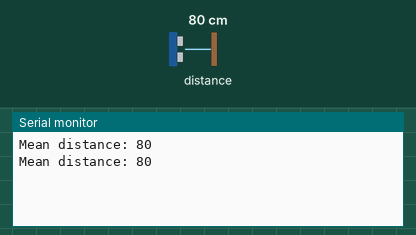
A sketch run on a simulated Arduino Uno, built with avr-gcc and run on an emulated ATmega328P. On the bench: the last lines printed to the serial monitor. Inputs (shaded band) come from the test bench; at power-on: distance to the obstacle 80 cm.

Above: at 4.8 s.
4.9 s: distance to the obstacle set to 2 cm
At 6.7 s:
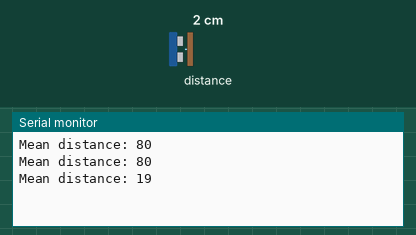
7.9 s: distance to the obstacle set to 35 cm
At 8.9 s:
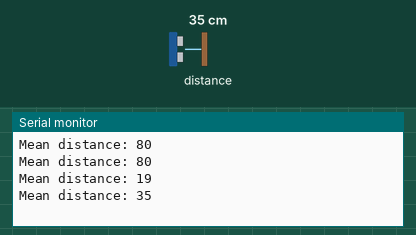
Timing chart, 0 to 10.9 s (numbered marks = the images above; inputs shaded):
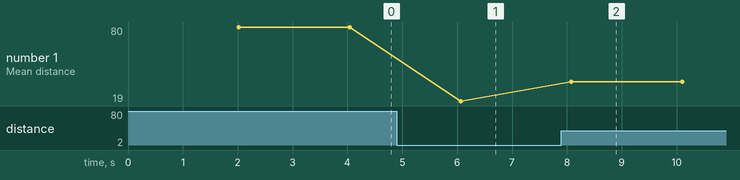

Measured:
- after the input at 4.9 s, the serial monitor: prints a new line after 1.2 s (image 1)
- after the input at 7.9 s, the serial monitor: prints a new line after 0.18 s (image 2)
- plotted number 1: 80 → 19 after the input at 4.9 s, 19 → 35 after the input at 7.9 s

The sketch:

IRDistanceFinderLean.ino
```cpp
/**
  ORIGINAL: https://github.com/guillaume-rico/SharpIR/blob/master/examples/SharpSensorCm/SharpSensorCm.ino

  Connection instructions for Arduino UNO
  ---------------------------------------
  Connect RED wire to 5V
  Connect BLACK wiere to GND
  Connect YELLOW/WHITE to AO
*/

#include <SharpIR.h>

#define ir 0
#define model 20150         //Check your model: 1080 for GP2Y0A21Y, 20150 for GP2Y0A02Y
#define sampleSize 25
#define validityPercent 95

SharpIR sharp(ir, sampleSize, validityPercent,  model);

void setup(){
  Serial.begin(9600);
}

void loop(){
  delay(2000);

  int dis = sharp.distance();  // this returns the distance to the object you're measuring
  Serial.print("Mean distance: ");  // returns it to the serial monitor
  Serial.println(dis);
}
```
